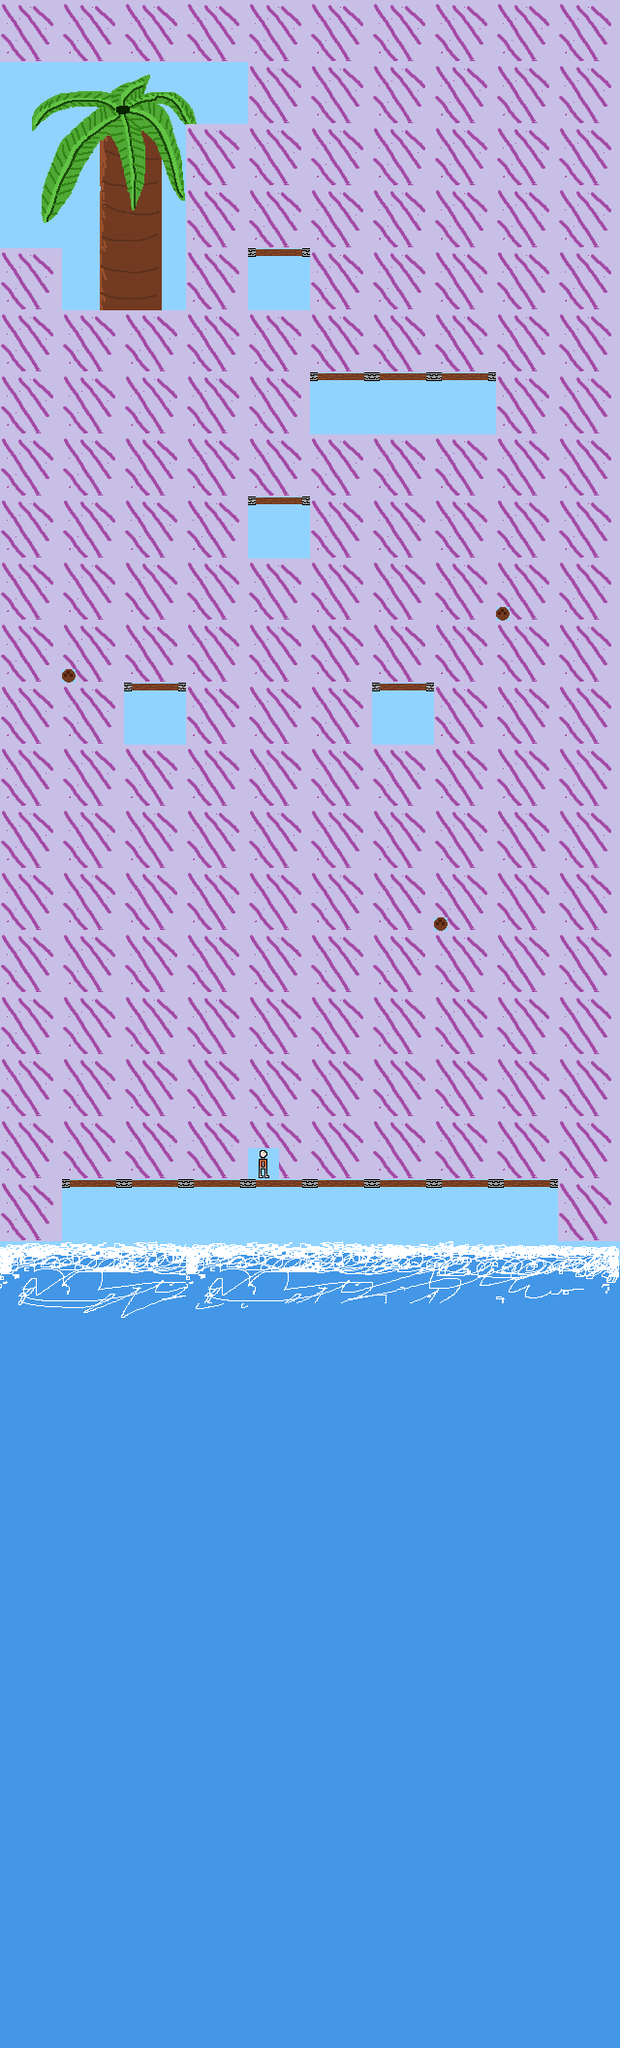

The image is a tile-based game level rendered from a .tmx file. Its description and complete source (layers, tilesets, objects, tile grids) follow:
An orthogonal 10x33 tile map with 64x64 px tiles, 7 tile layers (Background, Player, Bridge, Coconut, ...), 1 hidden layer not drawn, 8 tilesets.

<map version="1.9" tiledversion="1.9.0" orientation="orthogonal" renderorder="right-down" width="10" height="33" tilewidth="64" tileheight="64" infinite="0" nextlayerid="11" nextobjectid="1">
 <editorsettings>
  <export target="../Map/Test/Test Map.csv" format="csv" />
 </editorsettings>
 <tileset firstgid="1" source="Sand (192x256).tsx" />
 <tileset firstgid="13" source="palm tree (256x322).tsx" />
 <tileset firstgid="33" source="water (448 x 322).tsx" />
 <tileset firstgid="68" source="cloud (192 x 64).tsx" />
 <tileset firstgid="71" source="Bridge (64x64).tsx" />
 <tileset firstgid="72" source="idle(32).tsx" />
 <tileset firstgid="76" source="coconut (14x14).tsx" />
 <tileset firstgid="77" source="Background.tsx" />
 <layer id="10" name="Background" width="10" height="33">
  <data encoding="csv">
77,77,77,77,77,77,77,77,77,77,
77,77,77,77,77,77,77,77,77,77,
77,77,77,77,77,77,77,77,77,77,
77,77,77,77,77,77,77,77,77,77,
77,77,77,77,77,77,77,77,77,77,
77,77,77,77,77,77,77,77,77,77,
77,77,77,77,77,77,77,77,77,77,
77,77,77,77,77,77,77,77,77,77,
77,77,77,77,77,77,77,77,77,77,
77,77,77,77,77,77,77,77,77,77,
77,77,77,77,77,77,77,77,77,77,
77,77,77,77,77,77,77,77,77,77,
77,77,77,77,77,77,77,77,77,77,
77,77,77,77,77,77,77,77,77,77,
77,77,77,77,77,77,77,77,77,77,
77,77,77,77,77,77,77,77,77,77,
77,77,77,77,77,77,77,77,77,77,
77,77,77,77,77,77,77,77,77,77,
77,77,77,77,77,77,77,77,77,77,
77,77,77,77,77,77,77,77,77,77,
77,77,0,77,77,0,0,77,77,77,
77,77,77,77,77,77,77,77,77,77,
77,77,77,77,77,77,77,77,77,77,
77,77,77,77,77,77,77,77,77,77,
77,77,77,77,77,77,77,77,77,77,
77,77,77,77,77,77,77,77,77,77,
77,77,77,77,77,77,77,77,77,77,
77,77,77,77,77,77,77,77,77,77,
0,77,0,77,77,77,77,0,77,77,
0,0,0,0,77,0,77,0,77,0,
0,0,0,0,0,0,77,77,77,0,
77,77,77,77,77,77,77,77,77,77,
77,77,77,77,77,77,77,77,77,77
</data>
 </layer>
 <layer id="7" name="Player" width="10" height="33">
  <data encoding="csv">
0,0,0,0,0,0,0,0,0,0,
0,0,0,0,0,0,0,0,0,0,
0,0,0,0,0,0,0,0,0,0,
0,0,0,0,0,0,0,0,0,0,
0,0,0,0,0,0,0,0,0,0,
0,0,0,0,0,0,0,0,0,0,
0,0,0,0,0,0,0,0,0,0,
0,0,0,0,0,0,0,0,0,0,
0,0,0,0,0,0,0,0,0,0,
0,0,0,0,0,0,0,0,0,0,
0,0,0,0,0,0,0,0,0,0,
0,0,0,0,0,0,0,0,0,0,
0,0,0,0,0,0,0,0,0,0,
0,0,0,0,0,0,0,0,0,0,
0,0,0,0,0,0,0,0,0,0,
0,0,0,0,0,0,0,0,0,0,
0,0,0,0,0,0,0,0,0,0,
0,0,0,0,0,0,0,0,0,0,
0,0,0,0,72,0,0,0,0,0,
0,0,0,0,0,0,0,0,0,0,
0,0,0,0,0,0,0,0,0,0,
0,0,0,0,0,0,0,0,0,0,
0,0,0,0,0,0,0,0,0,0,
0,0,0,0,0,0,0,0,0,0,
0,0,0,0,0,0,0,0,0,0,
0,0,0,0,0,0,0,0,0,0,
0,0,0,0,0,0,0,0,0,0,
0,0,0,0,0,0,0,0,0,0,
0,0,0,0,0,0,0,0,0,0,
0,0,0,0,0,0,0,0,0,0,
0,0,0,0,0,0,0,0,0,0,
0,0,0,0,0,0,0,0,0,0,
0,0,0,0,0,0,0,0,0,0
</data>
 </layer>
 <layer id="3" name="Bridge" width="10" height="33">
  <data encoding="csv">
0,0,0,0,0,0,0,0,0,0,
0,0,0,0,0,0,0,0,0,0,
0,0,0,0,0,0,0,0,0,0,
0,0,0,0,0,0,0,0,0,0,
0,0,0,0,71,0,0,0,0,0,
0,0,0,0,0,0,0,0,0,0,
0,0,0,0,0,71,71,71,0,0,
0,0,0,0,0,0,0,0,0,0,
0,0,0,0,71,0,0,0,0,0,
0,0,0,0,0,0,0,0,0,0,
0,0,0,0,0,0,0,0,0,0,
0,0,71,0,0,0,71,0,0,0,
0,0,0,0,0,0,0,0,0,0,
0,0,0,0,0,0,0,0,0,0,
0,0,0,0,0,0,0,0,0,0,
0,0,0,0,0,0,0,0,0,0,
0,0,0,0,0,0,0,0,0,0,
0,0,0,0,0,0,0,0,0,0,
0,0,0,0,0,0,0,0,0,0,
0,71,71,71,71,71,71,71,71,0,
0,0,0,0,0,0,0,0,0,0,
0,0,0,0,0,0,0,0,0,0,
0,0,0,0,0,0,0,0,0,0,
0,0,0,0,0,0,0,0,0,0,
0,0,0,0,0,0,0,0,0,0,
0,0,0,0,0,0,0,0,0,0,
0,0,0,0,0,0,0,0,0,0,
0,0,0,0,0,0,0,0,0,0,
0,0,0,0,0,0,0,0,0,0,
0,0,0,0,0,0,0,0,0,0,
0,0,0,0,0,0,0,0,0,0,
0,0,0,0,0,0,0,0,0,0,
0,0,0,0,0,0,0,0,0,0
</data>
 </layer>
 <layer id="9" name="Coconut" width="10" height="33">
  <data encoding="csv">
0,0,0,0,0,0,0,0,0,0,
0,0,0,0,0,0,0,0,0,0,
0,0,0,0,0,0,0,0,0,0,
0,0,0,0,0,0,0,0,0,0,
0,0,0,0,0,0,0,0,0,0,
0,0,0,0,0,0,0,0,0,0,
0,0,0,0,0,0,0,0,0,0,
0,0,0,0,0,0,0,0,0,0,
0,0,0,0,0,0,0,0,0,0,
0,0,0,0,0,0,0,0,76,0,
0,76,0,0,0,0,0,0,0,0,
0,0,0,0,0,0,0,0,0,0,
0,0,0,0,0,0,0,0,0,0,
0,0,0,0,0,0,0,0,0,0,
0,0,0,0,0,0,0,76,0,0,
0,0,0,0,0,0,0,0,0,0,
0,0,0,0,0,0,0,0,0,0,
0,0,0,0,0,0,0,0,0,0,
0,0,0,0,0,0,0,0,0,0,
0,0,0,0,0,0,0,0,0,0,
0,0,0,0,0,0,0,0,0,0,
0,0,0,0,0,0,0,0,0,0,
0,0,0,0,0,0,0,0,0,0,
0,0,0,0,0,0,0,0,0,0,
0,0,0,0,0,0,0,0,0,0,
0,0,0,0,0,0,0,0,0,0,
0,0,0,0,0,0,0,0,0,0,
0,0,0,0,0,0,0,0,0,0,
0,0,0,0,0,0,0,0,0,0,
0,0,0,0,0,0,0,0,0,0,
0,0,0,0,0,0,0,0,0,0,
0,0,0,0,0,0,0,0,0,0,
0,0,0,0,0,0,0,0,0,0
</data>
 </layer>
 <layer id="2" name="Tree" width="10" height="33">
  <data encoding="csv">
0,0,0,0,0,0,0,0,0,0,
13,14,15,16,0,0,0,0,0,0,
17,18,19,0,0,0,0,0,0,0,
21,22,23,0,0,0,0,0,0,0,
0,26,27,0,0,0,0,0,0,0,
0,0,0,0,0,0,0,0,0,0,
0,0,0,0,0,0,0,0,0,0,
0,0,0,0,0,0,0,0,0,0,
0,0,0,0,0,0,0,0,0,0,
0,0,0,0,0,0,0,0,0,0,
0,0,0,0,0,0,0,0,0,0,
0,0,0,0,0,0,0,0,0,0,
0,0,0,0,0,0,0,0,0,0,
0,0,0,0,0,0,0,0,0,0,
0,0,0,0,0,0,0,0,0,0,
0,0,0,0,0,0,0,0,0,0,
0,0,0,0,0,0,0,0,0,0,
0,0,0,0,0,0,0,0,0,0,
0,0,0,0,0,0,0,0,0,0,
0,0,0,0,0,0,0,0,0,0,
0,0,0,0,0,0,0,0,0,0,
0,0,0,0,0,0,0,0,0,0,
0,0,0,0,0,0,0,0,0,0,
0,0,0,0,0,0,0,0,0,0,
0,0,0,0,0,0,0,0,0,0,
0,0,0,0,0,0,0,0,0,0,
0,0,0,0,0,0,0,0,0,0,
0,0,0,0,0,0,0,0,0,0,
0,0,0,0,0,0,0,0,0,0,
0,0,0,0,0,0,0,0,0,0,
0,0,0,0,0,0,0,0,0,0,
0,0,0,0,0,0,0,0,0,0,
0,0,0,0,0,0,0,0,0,0
</data>
 </layer>
 <layer id="1" name="Sand" width="10" height="33" visible="0">
  <data encoding="csv">
8,0,0,0,0,0,0,0,0,8,
8,0,0,0,0,0,0,0,0,8,
8,0,0,0,0,0,0,0,0,8,
8,0,0,0,0,0,0,0,0,8,
8,1,2,3,0,0,0,0,0,8,
8,4,5,6,0,0,0,0,0,8,
8,7,8,9,0,0,0,0,5,8,
8,10,11,12,0,0,0,0,0,8,
8,0,0,0,0,0,0,0,0,8,
8,0,0,0,0,0,0,0,0,8,
8,0,0,0,0,0,0,1,2,8,
8,5,0,0,0,0,0,0,0,8,
8,0,0,0,0,0,0,0,0,8,
8,0,0,0,5,0,0,0,0,8,
8,0,0,0,0,0,0,0,0,8,
8,0,0,0,0,0,0,5,0,8,
8,0,0,0,0,0,0,0,0,8,
8,0,0,0,2,2,0,0,0,8,
8,0,0,0,0,0,0,0,0,8,
8,0,0,0,0,0,0,0,0,8,
8,5,5,0,0,0,0,0,0,8,
8,8,8,8,8,8,8,8,8,8,
0,0,0,0,0,0,0,0,0,0,
0,0,0,0,0,0,0,0,0,0,
0,0,0,0,0,0,0,0,0,0,
0,0,0,0,0,0,0,0,0,0,
0,0,0,0,0,0,0,0,0,0,
0,0,0,0,0,0,0,0,0,0,
0,0,0,0,0,0,0,0,0,0,
0,0,0,0,0,0,0,0,0,0,
0,0,0,0,0,0,0,0,0,0,
0,0,0,0,0,0,0,0,0,0,
0,0,0,0,0,0,0,0,0,0
</data>
 </layer>
 <layer id="4" name="Clouds" width="10" height="33">
  <data encoding="csv">
0,0,0,0,0,0,0,0,0,0,
0,0,0,0,0,0,0,0,0,0,
0,0,0,0,0,0,0,0,0,0,
0,0,0,0,0,0,0,0,0,0,
0,0,0,0,0,0,0,0,0,0,
0,0,0,0,0,0,0,0,0,0,
0,0,0,0,0,0,0,0,0,0,
0,0,0,0,0,0,0,0,0,0,
0,0,0,0,0,0,0,0,0,0,
0,0,0,0,0,0,0,0,0,0,
0,0,0,0,0,0,0,0,0,0,
0,0,0,0,0,0,0,0,0,0,
0,0,0,0,0,0,0,0,0,0,
0,0,0,0,0,0,0,0,0,0,
0,0,0,0,0,0,0,0,0,0,
0,0,0,0,0,0,0,0,0,0,
0,0,0,0,0,0,0,0,0,0,
0,0,0,0,0,0,0,0,0,0,
0,0,0,0,0,0,0,0,0,0,
0,0,0,0,0,0,0,0,0,0,
0,0,0,0,0,0,0,0,0,0,
0,0,0,0,0,0,0,0,0,0,
0,0,0,0,0,0,0,0,0,0,
0,0,0,0,0,0,0,0,0,0,
0,0,0,0,0,0,0,0,0,0,
0,0,0,0,0,0,0,0,0,0,
0,0,0,0,0,0,0,0,0,0,
0,0,0,0,0,0,0,0,0,0,
0,0,0,0,0,0,0,0,0,0,
0,0,0,0,0,0,0,0,0,0,
0,0,0,0,0,0,0,0,0,0,
0,0,0,0,0,0,0,0,0,0,
0,0,0,0,0,0,0,0,0,0
</data>
 </layer>
 <layer id="8" name="Water" width="10" height="33">
  <data encoding="csv">
0,0,0,0,0,0,0,0,0,0,
0,0,0,0,0,0,0,0,0,0,
0,0,0,0,0,0,0,0,0,0,
0,0,0,0,0,0,0,0,0,0,
0,0,0,0,0,0,0,0,0,0,
0,0,0,0,0,0,0,0,0,0,
0,0,0,0,0,0,0,0,0,0,
0,0,0,0,0,0,0,0,0,0,
0,0,0,0,0,0,0,0,0,0,
0,0,0,0,0,0,0,0,0,0,
0,0,0,0,0,0,0,0,0,0,
0,0,0,0,0,0,0,0,0,0,
0,0,0,0,0,0,0,0,0,0,
0,0,0,0,0,0,0,0,0,0,
0,0,0,0,0,0,0,0,0,0,
0,0,0,0,0,0,0,0,0,0,
0,0,0,0,0,0,0,0,0,0,
0,0,0,0,0,0,0,0,0,0,
0,0,0,0,0,0,0,0,0,0,
0,0,0,0,0,0,0,0,0,0,
33,34,35,33,34,35,36,37,38,39,
40,41,42,43,48,49,50,51,52,53,
48,49,50,51,52,53,53,53,53,53,
48,49,50,51,52,53,53,53,53,53,
48,49,50,51,52,53,53,53,53,53,
48,49,50,51,52,53,53,53,53,53,
48,49,50,51,52,53,53,53,53,53,
48,49,50,51,52,53,53,53,53,53,
48,49,50,51,52,53,53,53,53,53,
48,49,50,51,52,53,53,53,53,53,
48,49,50,51,52,53,53,53,53,53,
48,49,50,51,52,53,53,53,53,53,
48,49,50,51,52,53,53,53,53,53
</data>
 </layer>
</map>